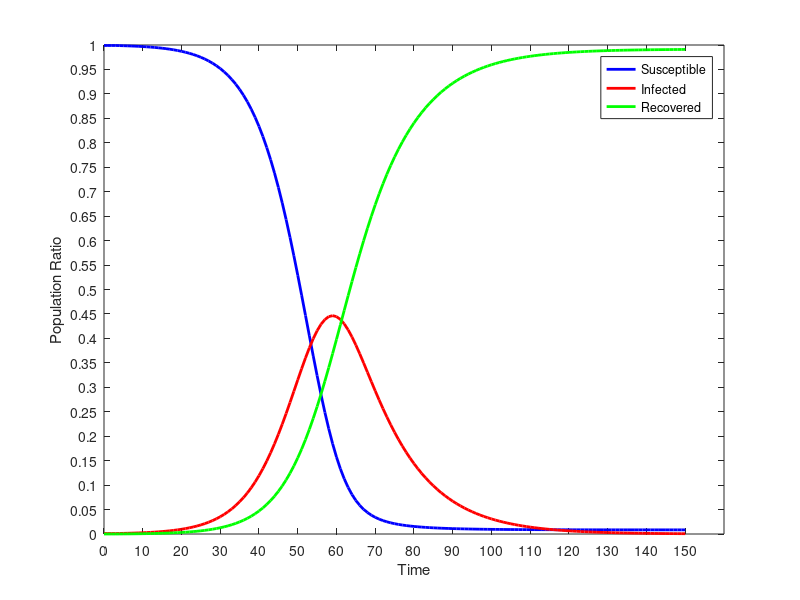

This chart was generated by the following MATLAB code:
dynamics = [
0.00,999.000,1.000,0.000;
1.00,999.000,1.000,0.000;
2.00,999.000,1.000,0.000;
3.00,999.000,1.000,0.000;
4.00,998.750,1.183,0.067;
5.00,998.500,1.366,0.133;
6.00,998.251,1.549,0.200;
7.00,997.955,1.766,0.279;
8.00,997.614,2.016,0.370;
9.00,997.228,2.299,0.473;
10.00,996.787,2.622,0.591;
11.00,996.284,2.990,0.725;
12.00,995.711,3.410,0.879;
13.00,995.058,3.889,1.053;
14.00,994.313,4.434,1.253;
15.00,993.464,5.056,1.480;
16.00,992.497,5.764,1.739;
17.00,991.395,6.570,2.035;
18.00,990.139,7.489,2.372;
19.00,988.709,8.535,2.756;
20.00,987.080,9.725,3.194;
21.00,985.226,11.080,3.694;
22.00,983.117,12.621,4.263;
23.00,980.717,14.372,4.911;
24.00,977.988,16.363,5.650;
25.00,974.886,18.623,6.491;
26.00,971.362,21.189,7.449;
27.00,967.362,24.099,8.540;
28.00,962.823,27.396,9.781;
29.00,957.677,31.129,11.194;
30.00,951.849,35.350,12.801;
31.00,945.255,40.118,14.627;
32.00,937.802,45.496,16.702;
33.00,929.390,51.551,19.059;
34.00,919.910,58.357,21.733;
35.00,909.243,65.990,24.767;
36.00,897.265,74.531,28.203;
37.00,883.845,84.062,32.094;
38.00,868.844,94.663,36.493;
39.00,852.126,106.412,41.462;
40.00,833.551,119.383,47.066;
41.00,812.990,133.634,53.377;
42.00,790.320,149.209,60.471;
43.00,765.442,166.128,68.430;
44.00,738.282,184.380,77.339;
45.00,708.801,203.913,87.286;
46.00,677.011,224.628,98.361;
47.00,642.980,246.367,110.653;
48.00,606.846,268.906,124.247;
49.00,568.827,291.950,139.223;
50.00,529.225,315.128,155.647;
51.00,488.429,337.997,173.574;
52.00,446.912,360.051,193.037;
53.00,405.218,380.736,214.046;
54.00,363.946,399.475,236.579;
55.00,323.719,415.699,260.582;
56.00,285.148,428.887,285.965;
57.00,248.802,438.602,312.596;
58.00,215.159,444.531,340.310;
59.00,184.585,446.513,368.902;
60.00,157.304,444.554,398.142;
61.00,133.393,438.830,427.778;
62.00,112.788,429.667,457.545;
63.00,95.305,417.513,487.182;
64.00,80.671,402.891,516.437;
65.00,68.556,386.362,545.082;
66.00,58.608,368.476,572.916;
67.00,50.483,349.742,599.776;
68.00,43.861,330.606,625.533;
69.00,38.462,311.440,650.098;
70.00,34.048,292.538,673.414;
71.00,30.423,274.123,695.455;
72.00,27.428,256.355,716.217;
73.00,24.938,239.342,735.720;
74.00,22.853,223.152,753.995;
75.00,21.095,207.820,771.085;
76.00,19.603,193.356,787.041;
77.00,18.328,179.754,801.918;
78.00,17.232,166.995,815.773;
79.00,16.285,155.052,828.663;
80.00,15.461,143.893,840.647;
81.00,14.742,133.479,851.780;
82.00,14.110,123.773,862.116;
83.00,13.554,114.737,871.709;
84.00,13.062,106.330,880.608;
85.00,12.626,98.515,888.859;
86.00,12.237,91.255,896.509;
87.00,11.890,84.513,903.597;
88.00,11.579,78.257,910.165;
89.00,11.299,72.452,916.248;
90.00,11.048,67.069,921.883;
91.00,10.822,62.078,927.100;
92.00,10.617,57.453,931.930;
93.00,10.432,53.167,936.401;
94.00,10.264,49.196,940.540;
95.00,10.111,45.519,944.370;
96.00,9.973,42.113,947.914;
97.00,9.846,38.959,951.194;
98.00,9.731,36.040,954.229;
99.00,9.626,33.337,957.036;
100.00,9.530,30.836,959.634;
101.00,9.443,28.521,962.036;
102.00,9.363,26.379,964.259;
103.00,9.289,24.396,966.314;
104.00,9.222,22.562,968.216;
105.00,9.160,20.866,969.974;
106.00,9.103,19.296,971.601;
107.00,9.051,17.844,973.105;
108.00,9.004,16.500,974.496;
109.00,8.960,15.258,975.782;
110.00,8.919,14.109,976.972;
111.00,8.882,13.046,978.072;
112.00,8.848,12.063,979.089;
113.00,8.817,11.154,980.030;
114.00,8.788,10.313,980.900;
115.00,8.761,9.535,981.704;
116.00,8.736,8.816,982.447;
117.00,8.714,8.152,983.135;
118.00,8.693,7.537,983.771;
119.00,8.673,6.968,984.358;
120.00,8.656,6.443,984.902;
121.00,8.639,5.956,985.404;
122.00,8.624,5.507,985.869;
123.00,8.610,5.091,986.298;
124.00,8.597,4.707,986.695;
125.00,8.586,4.352,987.062;
126.00,8.575,4.024,987.402;
127.00,8.564,3.720,987.716;
128.00,8.555,3.439,988.006;
129.00,8.547,3.179,988.274;
130.00,8.539,2.939,988.522;
131.00,8.531,2.717,988.751;
132.00,8.524,2.512,988.963;
133.00,8.518,2.323,989.159;
134.00,8.512,2.147,989.340;
135.00,8.507,1.985,989.508;
136.00,8.502,1.835,989.663;
137.00,8.497,1.697,989.806;
138.00,8.493,1.569,989.938;
139.00,8.489,1.450,990.061;
140.00,8.486,1.341,990.174;
141.00,8.482,1.239,990.278;
142.00,8.479,1.146,990.375;
143.00,8.476,1.059,990.464;
144.00,8.474,0.979,990.547;
145.00,8.471,0.905,990.623;
146.00,8.469,0.837,990.694;
147.00,8.467,0.774,990.759;
148.00,8.465,0.715,990.820;
149.00,8.463,0.661,990.875;
150.00,8.462,0.611,990.927;
];
time = dynamics (:, 1);
susceptible = dynamics (:, 2);
infected = dynamics (:, 3);
recovered = dynamics (:, 4);
totalPopulation = susceptible(1) + infected(1) + recovered(1);
susceptibleRatio = susceptible ./ totalPopulation;
infectedRatio = infected ./ totalPopulation;
recoveredRatio = recovered ./ totalPopulation;
steps = length (time);
indices = 0 : steps - 1;
replications = 0;
figure
plot (indices, susceptibleRatio.', 'color', 'blue', 'linewidth', 2);
hold on
plot (indices, infectedRatio.', 'color', 'red', 'linewidth', 2);
hold on
plot (indices, recoveredRatio.', 'color', 'green', 'linewidth', 2);
set(gca,'YTick',0:0.05:1.0);
set(gca,'XTick', indices(1:10:end), 'xticklabel', time(1:10:end));
xlabel ('Time');
ylabel ('Population Ratio');
legend('Susceptible','Infected', 'Recovered');
%titleStr = sprintf('SIR Dynamics of %i agents, with 1.00 dt, %i steps, 0 replications', totalPopulation, steps)
%title (titleStr);
